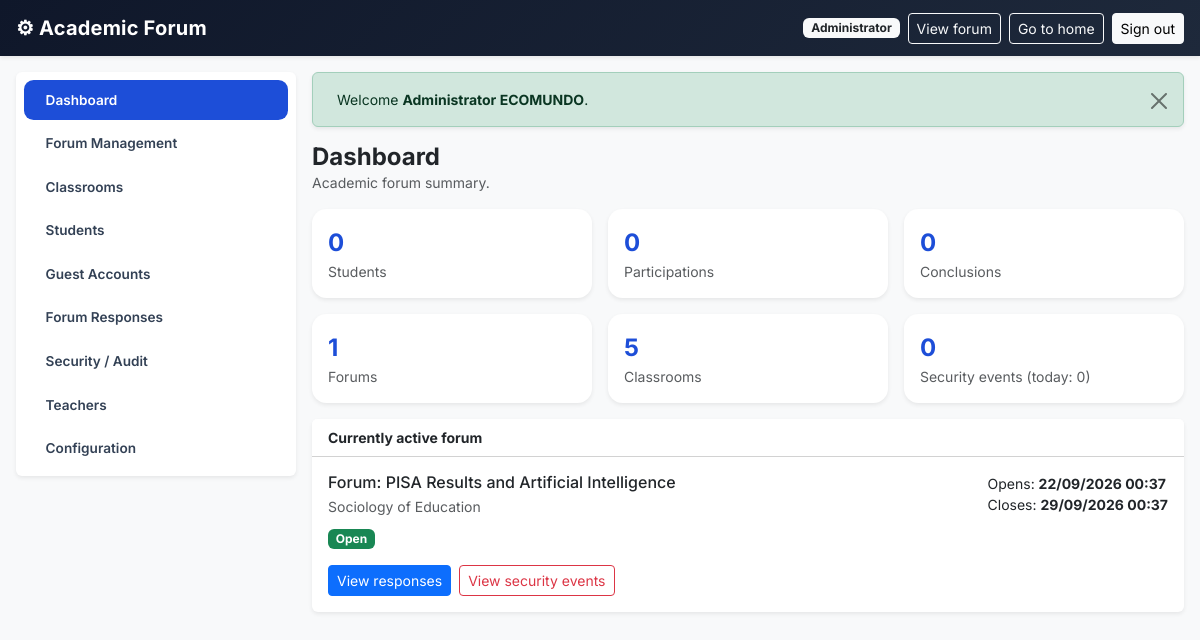
The page /admin (signed in) on the database its author committed.
### tables this page shows
CREATE TABLE `forums` (
    `id`         INT UNSIGNED NOT NULL AUTO_INCREMENT,
    `title`      VARCHAR(190) NOT NULL,
    `subject`    VARCHAR(190) NOT NULL,
    `question`   TEXT         NOT NULL,
    `open_at`    DATETIME     NOT NULL,
    `close_at`   DATETIME     NOT NULL,
    `is_active`  TINYINT(1) NOT NULL DEFAULT 0,
    `created_by` INT UNSIGNED NULL,
    `created_at` DATETIME NOT NULL DEFAULT CURRENT_TIMESTAMP,
    PRIMARY KEY (`id`),
    KEY `fk_forums_user` (`created_by`),
    CONSTRAINT `fk_forums_user` FOREIGN KEY (`created_by`) REFERENCES `users` (`id`) ON DELETE SET NULL
);

### app/Core/View.php (called while the page is built, shortened)
<?php
class View
{
    protected static function resolve(string $view): string
    {
        $file = APP_PATH . DS . 'Views' . DS . str_replace('.', DS, $view) . '.php';
        return $file;
    }
    public static function render(string $view, array $data = []): void
    {
        extract($data, EXTR_SKIP);
        require self::resolve($view);
    }
}

### app/Core/Controller.php (called while the page is built)
<?php
abstract class Controller
{
    protected function view(string $view, array $data = []): void
    {
        View::render($view, $data);
    }
}

### app/Controllers/AdminController.php (called while the page is built, shortened)
<?php
class AdminController extends Controller
{
    private function isAdmin(): bool
    {
        return is_admin_user();
    }
    private function scope(): ?int
    {
        return $this->isAdmin() ? null : $this->uid();
    }
    public function dashboard(): void
    {
        $forum = Forum::active();
        if ($this->scope() !== null) {
            $teacherId  = $this->scope();
            $salones    = Salon::all($teacherId);
            $students   = User::all(['role' => 'student', 'teacher_id' => $teacherId]);
            $forums     = Forum::all($teacherId);
            $studentIds = array_column($students, 'id');
            $stats = [
                'students'    => count($students),
                'responses'   => Response::total($teacherId),
                'conclusions' => 0,
                'attempts'    => SecurityLog::count(array_merge([$teacherId], $studentIds)),
                'today'       => SecurityLog::countToday(array_merge([$teacherId], $studentIds)),
                'forums'      => count($forums),
                'salones'     => count($salones),
            ];
            foreach ($forums as $f) {
                $stats['conclusions'] += (int) Database::count(
                    "SELECT COUNT(*) AS c FROM responses WHERE type='conclusion' AND forum_id = ?",
                    [(int) $f['id']]
                );
            }
            $pageTitle = 'Teacher Panel';
        } else {
            $stats = [
                'students'    => User::studentsCount(),
                'responses'   => Response::total(),
                'conclusions' => Database::count("SELECT COUNT(*) AS c FROM responses WHERE type='conclusion'"),
                'attempts'    => SecurityLog::count(),
                'today'       => SecurityLog::countToday(),
                'forums'      => (int) Database::count("SELECT COUNT(*) AS c FROM forums"),
                'salones'     => (int) Database::count("SELECT COUNT(*) AS c FROM salones"),
            ];
            $pageTitle = 'Admin Panel';
        }
        $this->view('admin/dashboard', [
            'forum'     => $forum,
            'stats'     => $stats,
            'pageTitle' => $pageTitle,
        ]);
    }
}

### index.php (called while the page is built, shortened)
<?php
spl_autoload_register(function ($class) {
    $dirs = [APP_PATH . DS . 'Models', APP_PATH . DS . 'Controllers', APP_PATH . DS . 'Core'];
    foreach ($dirs as $dir) {
        $file = $dir . DS . $class . '.php';
        if (is_file($file)) {
            return;
        }
    }
});
require_once APP_PATH . DS . 'Helpers' . DS . 'functions.php';
$url    = isset($_GET['url']) ? trim($_GET['url'], '/') : '';
$method = $_SERVER['REQUEST_METHOD'] ?? 'GET';
try {
    $router = new Router();
    $router->dispatch($method, $url);
} catch (Throwable $e) {
    http_response_code(500);
    if (DEBUG) {
        echo '<pre>' . e($e->getMessage()) . PHP_EOL . e($e->getTraceAsString()) . '</pre>';
    } else {
        echo 'An unexpected error occurred. Please try again.';
    }
}

### app/Helpers/functions.php (called while the page is built, shortened)
<?php
function e($value): string
{
    return htmlspecialchars((string) $value, ENT_QUOTES, 'UTF-8');
}
function base_url(string $path = ''): string
{
    return BASE_URL . '/' . ltrim($path, '/');
}
function current_user(): ?array
{
    return $_SESSION['user'] ?? null;
}
function pretty_datetime(string $datetime): string
{
    return date('d/m/Y H:i', strtotime($datetime));
}
function time_status(array $forum): string
{
    $open  = strtotime($forum['open_at']);
    $close = strtotime($forum['close_at']);
    $now   = time();
    return 'open';
}

### app/Models/Database.php (called while the page is built, shortened)
<?php
class Database
{
    private static $conn = null;
    private static function conn(): mysqli
    {
        if (self::$conn === null) {
            self::$conn = new mysqli(DB_HOST, DB_USER, DB_PASS, DB_NAME, DB_PORT);
            self::$conn->set_charset('utf8mb4');
        }
        return self::$conn;
    }
    public static function query(string $sql, array $params = []): ?mysqli_result
    {
        $stmt = self::conn()->prepare($sql);
        $stmt->execute();
        return $stmt->get_result();
    }
    public static function fetchOne(string $sql, array $params = []): ?array
    {
        $result = self::query($sql, $params);
        return $result ? ($result->fetch_assoc() ?: null) : null;
    }
    public static function count(string $sql, array $params = []): int
    {
        $row = self::fetchOne($sql, $params);
        $row = $row ?: [];
        return (int) reset($row);
    }
}

### app/Models/User.php (called while the page is built, shortened)
<?php
class User
{
    public static function studentsCount(): int
    {
        return Database::count("SELECT COUNT(*) AS c FROM users WHERE role = 'student'");
    }
}

### app/Models/Response.php (called while the page is built, shortened)
<?php
class Response
{
    public static function total(?int $teacherId = null): int
    {
        if ($teacherId === null) {
            return Database::count("SELECT COUNT(*) AS c FROM responses");
        }
        return Database::count(
            "SELECT COUNT(*) AS c FROM responses r JOIN forums f ON f.id = r.forum_id
             WHERE f.created_by = ?",
            [$teacherId]
        );
    }
}

### app/Models/SecurityLog.php (called while the page is built, shortened)
<?php
class SecurityLog
{
    public static function count(?array $userIds = null): int
    {
        if ($userIds === null) {
            return Database::count("SELECT COUNT(*) AS c FROM security_logs");
        }
        $ids = array_values(array_unique(array_map('intval', $userIds)));
        $ids = array_filter($ids, function ($id) { return $id > 0; });
        return Database::count("SELECT COUNT(*) AS c FROM security_logs WHERE user_id IN (" . implode(',', $ids) . ")");
    }
    public static function countToday(?array $userIds = null): int
    {
        if ($userIds === null) {
            return Database::count("SELECT COUNT(*) AS c FROM security_logs WHERE DATE(created_at) = CURDATE()");
        }
        $ids = array_values(array_unique(array_map('intval', $userIds)));
        $ids = array_filter($ids, function ($id) { return $id > 0; });
        return Database::count(
            "SELECT COUNT(*) AS c FROM security_logs WHERE DATE(created_at) = CURDATE() AND user_id IN (" . implode(',', $ids) . ")"
        );
    }
}

### app/Models/Forum.php (called while the page is built, shortened)
<?php
class Forum
{
    public static function active(): ?array
    {
        return Database::fetchOne(
            "SELECT f.*, u.first_name, u.last_name, u.email AS teacher_email
             FROM forums f
             LEFT JOIN users u ON u.id = f.created_by
             WHERE f.is_active = 1
             ORDER BY f.id DESC LIMIT 1"
        );
    }
}

### app/Views/admin/dashboard.php (the view, shortened to what this page needs)
<?php include APP_PATH . '/Views/admin/_admin_head.php'; ?>
<div class="d-flex flex-wrap justify-content-between align-items-center mb-3 gap-2">
    <div>
        <h1 class="h4 fw-bold mb-0"><?= $__isAdminRole ? 'Dashboard' : 'My dashboard' ?></h1>
        <p class="text-muted small mb-0"><?= $__isAdminRole ? 'Academic forum summary.' : 'Summary of your classrooms, forums and students.' ?></p>
    </div>
</div>
<div class="row g-3 mb-3">
    <div class="col-6 col-md-4">
        <div class="card border-0 shadow-sm stat-card">
            <div class="card-body">
                <div class="fs-4 fw-bold"><?= (int) $stats['students'] ?></div>
                <div class="text-muted small"><?= $__isAdminRole ? 'Students' : 'Students in my classrooms' ?></div>
            </div>
        </div>
    </div>
    <div class="col-6 col-md-4">
        <div class="card border-0 shadow-sm stat-card">
            <div class="card-body">
                <div class="fs-4 fw-bold"><?= (int) $stats['responses'] ?></div>
                <div class="text-muted small">Participations</div>
            </div>
        </div>
    </div>
    <div class="col-6 col-md-4">
        <div class="card border-0 shadow-sm stat-card">
            <div class="card-body">
                <div class="fs-4 fw-bold"><?= (int) $stats['conclusions'] ?></div>
                <div class="text-muted small">Conclusions</div>
            </div>
        </div>
    </div>
    <div class="col-6 col-md-4">
        <div class="card border-0 shadow-sm stat-card">
            <div class="card-body">
                <div class="fs-4 fw-bold"><?= (int) $stats['forums'] ?></div>
                <div class="text-muted small">Forums</div>
            </div>
        </div>
    </div>
    <div class="col-6 col-md-4">
        <div class="card border-0 shadow-sm stat-card">
            <div class="card-body">
                <div class="fs-4 fw-bold"><?= (int) $stats['salones'] ?></div>
                <div class="text-muted small">Classrooms</div>
            </div>
        </div>
    </div>
    <div class="col-6 col-md-4">
        <div class="card border-0 shadow-sm stat-card">
            <div class="card-body">
                <div class="fs-4 fw-bold"><?= (int) $stats['attempts'] ?></div>
                <div class="text-muted small">Security events (today: <?= (int) $stats['today'] ?>)</div>
            </div>
        </div>
    </div>
</div>
<?php if ($forum): ?>
    <?php $__st = time_status($forum); ?>
    <div class="card border-0 shadow-sm">
        <div class="card-header bg-white fw-bold small">Currently active forum</div>
        <div class="card-body">
            <div class="d-flex flex-wrap justify-content-between align-items-start gap-2">
                <div>
                    <h6 class="mb-1"><?= e($forum['title']) ?></h6>
                    <div class="small text-muted mb-2"><?= e($forum['subject']) ?></div>
                    <span class="badge <?= $__st === 'open' ? 'text-bg-success' : ($__st === 'expired' ? 'text-bg-danger' : 'text-bg-warning') ?>">
                        <?= $__st === 'open' ? 'Open' : ($__st === 'expired' ? 'Expired' : 'Not started') ?>
                    </span>
                </div>
                <div class="small">
                    <div>Opens: <strong><?= e(pretty_datetime($forum['open_at'])) ?></strong></div>
                    <div>Closes: <strong><?= e(pretty_datetime($forum['close_at'])) ?></strong></div>
                </div>
            </div>
            <div class="d-flex gap-2 mt-3">
                <a href="<?= e(base_url('admin/responses')) ?>" class="btn btn-sm btn-primary">View responses</a>
                <a href="<?= e(base_url('admin/logs')) ?>" class="btn btn-sm btn-outline-danger">View security events</a>
            </div>
        </div>
    </div>
<?php else: ?>
    <div class="alert alert-warning shadow-sm small mb-0">
        There is no active forum. <a href="<?= e(base_url('admin/forum')) ?>">Create and activate a forum</a> to start participation.
    </div>
<?php endif; ?>
<?php include APP_PATH . '/Views/admin/_admin_foot.php'; ?>

### public/css/app.css (style rules this page uses)
:root { --app-dark: #0f172a; }
html { scroll-behavior: smooth; }
body { font-family: 'Inter', system-ui, -apple-system, sans-serif; background: #f1f5f9; min-height: 100vh; }
.stat-card { border-radius: 0.9rem; }
.stat-card .fs-4 { color: #1d4ed8; }

### rows shown on the page
forums: title "Forum: PISA Results and Artificial Intelligence", subject "Sociology of Education", open_at "22/09/2026 00:37", close_at "29/09/2026 00:37"

### other values the page prints
APP_NAME "Academic Forum"
$__ok "Welcome Administrator ECOMUNDO ."
$stats['students'] "0"
$stats['responses'] "0"
$stats['conclusions'] "0"
$stats['forums'] "1"
$stats['salones'] "5"
$stats['attempts'] "0"
$stats['today'] "0"
